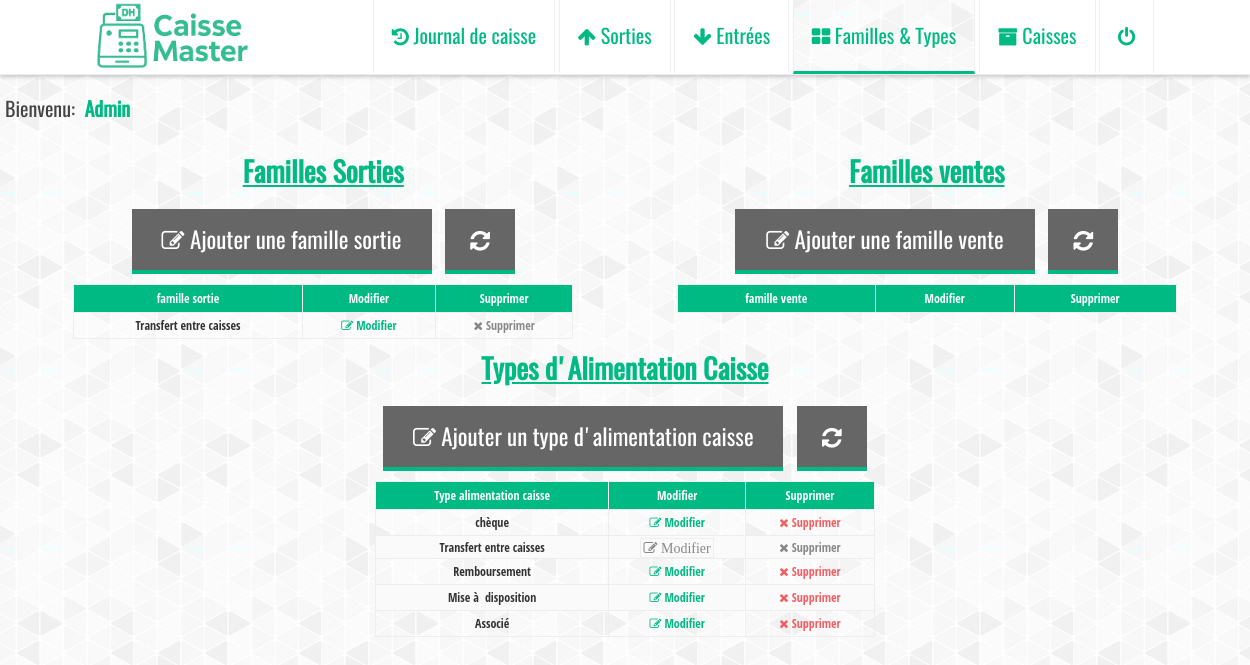
/famille.php (signed in), run on the app's committed database.
### tables this page shows
CREATE TABLE IF NOT EXISTS `users` (
  `id` int NOT NULL AUTO_INCREMENT,
  `login` varchar(255) NOT NULL,
  `password` varchar(255) NOT NULL,
  `pages` text NOT NULL,
  `admin` varchar(10) NOT NULL DEFAULT 'non',
  `ste` text NOT NULL,
  `session` varchar(100) NOT NULL DEFAULT 'non',
  `supression` varchar(100) NOT NULL DEFAULT 'non',
  `modification` varchar(100) NOT NULL DEFAULT 'non',
  `justification` varchar(100) NOT NULL DEFAULT 'non',
  `acomptabilise` varchar(255) NOT NULL,
  `editdocument` varchar(100) NOT NULL DEFAULT 'non',
  `boncaisse` varchar(10) NOT NULL DEFAULT 'non',
  `editdateop` varchar(255) NOT NULL,
  `exportexcel` varchar(255) NOT NULL,
  `colonnecaisse` text NOT NULL,
  `colonnesortie` text NOT NULL,
  `colonneentree` text NOT NULL,
  `cloturercaisse` varchar(255) NOT NULL,
  `transfertcaisse` varchar(255) NOT NULL,
  `showdeletedoperations` varchar(255) NOT NULL,
  `fermeturercaisse` varchar(255) NOT NULL,
  `affichersolde` varchar(255) NOT NULL,
  PRIMARY KEY (`id`)
);

CREATE TABLE IF NOT EXISTS `famille` (
  `id` int NOT NULL AUTO_INCREMENT,
  `famille` varchar(255) NOT NULL,
  PRIMARY KEY (`id`)
);

CREATE TABLE IF NOT EXISTS `type_alimentation_caisse` (
  `id` int NOT NULL AUTO_INCREMENT,
  `type` varchar(255) NOT NULL,
  PRIMARY KEY (`id`)
);

### famille.php (the view, shortened to what this page needs)
<?php
include("config.php");
if(isset($_SESSION['idcaisse']))
{
$user = $bdd->query('SELECT pages,login from users  where id='.$_SESSION['idcaisse']);
$user_detail = $user ->fetch();
}else
{
header('location:conn.php');
}
?>
<!doctype html>
<html>
<head>
  <link rel="stylesheet" href="ctm.css" />
  <link rel="stylesheet" href="font-awesome/css/font-awesome.min.css">
</head>
<body onload="defaut()">
<div class="head"  >
<img src="logo.png" style="margin:2px 120px  3px 0px;" >
<a class="menu" href="index.php"  ><i  class="fa fa-history" ></i> Journal de caisse </a>
<a class="menu" href="sortie.php" ><i class="fa fa-arrow-up" aria-hidden="true"></i> Sorties</a>
<a class="menu" href="entree.php" ><i class="fa fa-arrow-down" aria-hidden="true"></i> Entrées</a>
<a class="menu"  href="#" style="background:url(crossword.png) ;color:#00BA84;border-bottom:3px solid #00BA84;"  > <i class="fa fa-th-large" aria-hidden="true"></i> Familles & Types</a>
<a class="menu"   href="societe.php" ><i  class="fa fa-archive" ></i> Caisses </a>
<a class="menu" href="decon.php" style="color:#00BA84"><i class="fa fa-power-off"></i></a>
</div>
<div style="width:1240px;margin:auto;color:#444;font-size:20px;margin-top:-20px;margin-bottom:10px;font-family: 'Oswald',serif;">Bienvenu: <strong style="color:#00BA84;margin-left:5px;text-transform : capitalize;"><?php echo $user_detail['login']; ?></strong></div>
<div style="width:1220px;text-align:center;margin:30px auto" >
<div style="width:600px;display:inline-block;text-align:center;" >
<div>
<h1 style="font-family: 'Oswald',serif;color:#424242;color:#00BA84;" ><u>Familles Sorties</u></h1>
<div style="width:300px;display:inline-block" >
<a id="sarr" href="#ste" ><i class="fa fa-pencil-square-o"></i> Ajouter une famille sortie </a>
</div>
<div style="width:80px;display:inline-block" >
<a id="sarr" href="famille.php"  style="margin-left:10px"><i class="fa fa-refresh" ></i></a>
</div>
</div>
<table style="width:500px;border:1px solid black" >
        <tr>
                <th >famille sortie</th>
                <th >Modifier</th>
                <th >Supprimer</th>
        </tr>
<?php
$req = $bdd->query("SELECT * from famille order by id desc ");
while ($famille = $req->fetch())
{
?>
        <tr>
                <td ><?php echo $famille['famille'] ?></td>
                <td>
                    <a onclick="location.href='?famille=<?php echo $famille['id'] ?>#modiffamille';" id="valactive" style="cursor:pointer" ><i class="fa fa-pencil-square-o"></i> Modifier</a>
                </td>
                <?php
                  $reqste = $bdd->query('SELECT count(id) as nbfamille from caisse where idfamille='.$famille['id']);
                  $idste = $reqste ->fetch();
                ?>
                <?php if($famille['famille']!="Transfert entre caisses" ){ ?>
                  <?php if( $idste['nbfamille']!=0 ){ ?>
                    <td style="color:#888"><i class="fa fa-times"></i> Supprimer</td>
                    <?php }else { ?>
                    <td><a href="#<?php echo $famille['id']; ?>" id="supactive" onclick="document.getElementById('<?php echo $famille['id']; ?>c').style.display='block';" ><i class="fa fa-times"></i> Supprimer</a>
                                            <div class="del" id="<?php echo $famille['id']; ?>c" style="width:180px">
                                                <a href="#" onclick="location.href='famille.php?iddelet=<?php echo $famille['id']; ?>&amp;sup=ok';"  style="display:inline;" >Oui</a>&nbsp;&nbsp;-&nbsp;
                                                <a href="#" onclick="document.getElementById('<?php echo $famille['id']; ?>c').style.display='none';" style="display:inline;" >Non</a>
                                            </div>
                    </td>
                  <?php }?>
                <?php } else echo "<td style='color:#888'><i class='fa fa-times'></i> Supprimer</td>";?>
        </tr>
<?php
}
?>
</table>
</div>
<div style="width:600px;display:inline-block;text-align:center;" >
<div>
<h1 style="font-family: 'Oswald',serif;color:#424242;color:#00BA84;" ><u>Familles ventes</u></h1>
<div style="width:300px;display:inline-block" >
<a id="sarr" href="#stevente" ><i class="fa fa-pencil-square-o"></i> Ajouter une famille vente </a>
</div>
<div style="width:80px;display:inline-block" >
<a id="sarr" href="famille.php"  style="margin-left:10px"><i class="fa fa-refresh" ></i></a>
</div>
</div>
<table style="width:500px;border:1px solid black" >
        <tr>
                <th >famille vente</th>
                <th >Modifier</th>
                <th >Supprimer</th>
        </tr>
</table>
</div>
<div style="width:600px;display:inline-block;text-align:center" >
<div  >
<h1 style="font-family: 'Oswald',serif;color:#424242;color:#00BA84;" ><u>Types d'Alimentation Caisse</u></h1>
<div style="width:400px;display:inline-block" >
<a id="sarr" href="#type" ><i class="fa fa-pencil-square-o"></i> Ajouter un type d'alimentation caisse </a>
</div>
<div style="width:80px;display:inline-block" >
<a id="sarr" href="famille.php"  style="margin-left:10px"><i class="fa fa-refresh" ></i></a>
</div>
</div>
<table style="width:500px;border:1px solid black" >
        <tr>
                <th >Type alimentation caisse</th>
                <th >Modifier</th>
                <th >Supprimer</th>
        </tr>
<?php
$reqa = $bdd->query("SELECT * from type_alimentation_caisse order by id desc ");
while ($type_alimentation_caisse = $reqa->fetch())
{
?>
        <tr>
                <td ><?php echo $type_alimentation_caisse['type'] ?></td>
                <?php if($type_alimentation_caisse['type']!="Mise à disposition" and $type_alimentation_caisse['type']!="Transfert entre caisses" ){ ?>
                <td>
                    <a onclick="location.href='?type=<?php echo $type_alimentation_caisse['id'] ?>#modiftype';" id="valactive" style="cursor:pointer" ><i class="fa fa-pencil-square-o"></i> Modifier</a>
                </td>
                <?php } else echo "<td style='color:#888' <i class='fa fa-pencil-square-o'></i> Modifier</td>";?>
                <?php
                  $reqste = $bdd->query("SELECT count(id) as nbcaisse from caisse where type_alimentation=".$type_alimentation_caisse['id']);
                  $idste = $reqste ->fetch();
                ?>
                <?php if($type_alimentation_caisse['type']!="Mise à disposition" and $type_alimentation_caisse['type']!="Transfert entre caisses" ){ ?>
                <?php if( $idste['nbcaisse']!=0 ){ ?>
                <td style="color:#888"><i class="fa fa-times"></i> Supprimer</td>
                <?php }else { ?>
                <td><a href="#<?php echo $type_alimentation_caisse['id']; ?>" id="supactive" onclick="document.getElementById('<?php echo $type_alimentation_caisse['id']; ?>ca').style.display='block';" ><i class="fa fa-times"></i> Supprimer</a>
                </td>
                <?php }?>
                <?php } else echo "<td style='color:#888'><i class='fa fa-times'></i> Supprimer</td>";?>
        </tr>
<?php
}
?>
</table>
</div>
</div>
<br/>
</body>
</html>

### ctm.css (style rules this page uses)
* { margin: 0;padding: 0; }
a { text-decoration:none;color:#eee; }
body { background-color: #1b1b1b; background:url(crossword.png) ; font-family:'Open Sans Condensed',sans-serif;font-size:14px;color:#333 }
td { padding-top:2px;font-weight:bold; }
table { border-collapse:collapse;margin: 10px auto;width:1250px;border:1px solid #EEEEEE; }
table tr:nth-child(2n+1) { background:#fafafa ; }
table td { padding:5px 2PX;word-wrap: break-word;max-width:220px;text-align:center;font-weight:normal;margin-top:2px;font-size:12px;border:1px solid #EEE;padding:2px; }
table #supactive { display:block;color:#f15f63;border-radius:2px;text-align:center;padding:2px;font-weight:bold; }
table #valactive { display:inline-block;color:#00BA84;border-radius:2px;text-align:center;padding:2px;font-weight:bold; }
table th { padding:5px 0PX;text-align:center;padding:5px;background:#00BA84;color:#FFFFFF;cursor:pointer;font-size:12px;border:1px solid #EEE; }
.head { width:100%;border-bottom:1px solid #eee;text-align:center;margin-bottom:40px;background:#fff;box-shadow: 0 2px 4px rgba(0,0,0,.2) }
.head .menu { font-size:20px;padding:22px 18px;background:#fff;display:inline-block;vertical-align:bottom;border-bottom:3px solid #fff;color:#00BA84;border-right:1px solid #eee;border-left:1px solid #eee;font-family:'Oswald',serif; }
#sarr { padding:15px 5px;font-size:23px;border-bottom:4px solid #00BA84;color:#fff;background:#666;font-family:'Oswald',serif;vertical-align:bottom;display:block;text-align:center; }
img { height:69px;display:inline-block;vertical-align:bottom;margin-right:20px; }

### data on the page
users: login "Admin"
famille: famille "Transfert entre caisses", shows "Supprimer"
type_alimentation_caisse: type "chèque"
type_alimentation_caisse: type "Transfert entre caisses", shows "Modifier", shows "Supprimer"
type_alimentation_caisse: type "Remboursement"
type_alimentation_caisse: type "Mise à disposition"
type_alimentation_caisse: type "Associé"
